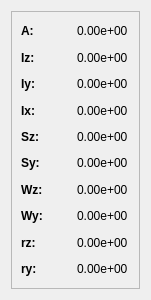
<?xml version="1.0" encoding="UTF-8"?>
<ui version="4.0">
 <class>Form</class>
 <widget class="QWidget" name="Form">
  <property name="geometry">
   <rect>
    <x>0</x>
    <y>0</y>
    <width>151</width>
    <height>300</height>
   </rect>
  </property>
  <property name="windowTitle">
   <string>Form</string>
  </property>
  <layout class="QGridLayout" name="gridLayout_2">
   <item row="0" column="0">
    <widget class="QFrame" name="props">
     <property name="frameShape">
      <enum>QFrame::StyledPanel</enum>
     </property>
     <property name="frameShadow">
      <enum>QFrame::Raised</enum>
     </property>
     <layout class="QGridLayout" name="gridLayout">
      <item row="2" column="0">
       <widget class="QLabel" name="label_prop_iy">
        <property name="maximumSize">
         <size>
          <width>50</width>
          <height>16777215</height>
         </size>
        </property>
        <property name="font">
         <font>
          <weight>75</weight>
          <bold>true</bold>
         </font>
        </property>
        <property name="text">
         <string>Iy:</string>
        </property>
       </widget>
      </item>
      <item row="0" column="1">
       <widget class="QLabel" name="label_prop_val_a">
        <property name="text">
         <string>0.00e+00</string>
        </property>
       </widget>
      </item>
      <item row="3" column="0">
       <widget class="QLabel" name="label_prop_ix">
        <property name="maximumSize">
         <size>
          <width>50</width>
          <height>16777215</height>
         </size>
        </property>
        <property name="font">
         <font>
          <weight>75</weight>
          <bold>true</bold>
         </font>
        </property>
        <property name="text">
         <string>Ix:</string>
        </property>
       </widget>
      </item>
      <item row="8" column="0">
       <widget class="QLabel" name="label_prop_rz">
        <property name="maximumSize">
         <size>
          <width>50</width>
          <height>16777215</height>
         </size>
        </property>
        <property name="font">
         <font>
          <weight>75</weight>
          <bold>true</bold>
         </font>
        </property>
        <property name="text">
         <string>rz:</string>
        </property>
       </widget>
      </item>
      <item row="7" column="0">
       <widget class="QLabel" name="label_prop_wy">
        <property name="maximumSize">
         <size>
          <width>50</width>
          <height>16777215</height>
         </size>
        </property>
        <property name="font">
         <font>
          <weight>75</weight>
          <bold>true</bold>
         </font>
        </property>
        <property name="text">
         <string>Wy:</string>
        </property>
       </widget>
      </item>
      <item row="1" column="1">
       <widget class="QLabel" name="label_prop_val_iz">
        <property name="text">
         <string>0.00e+00</string>
        </property>
       </widget>
      </item>
      <item row="9" column="1">
       <widget class="QLabel" name="label_prop_val_ry">
        <property name="text">
         <string>0.00e+00</string>
        </property>
       </widget>
      </item>
      <item row="3" column="1">
       <widget class="QLabel" name="label_prop_val_ix">
        <property name="text">
         <string>0.00e+00</string>
        </property>
       </widget>
      </item>
      <item row="0" column="0">
       <widget class="QLabel" name="label_prop_a">
        <property name="maximumSize">
         <size>
          <width>50</width>
          <height>16777215</height>
         </size>
        </property>
        <property name="font">
         <font>
          <weight>75</weight>
          <bold>true</bold>
         </font>
        </property>
        <property name="text">
         <string>A:</string>
        </property>
       </widget>
      </item>
      <item row="1" column="0">
       <widget class="QLabel" name="label_prop_iz">
        <property name="maximumSize">
         <size>
          <width>50</width>
          <height>16777215</height>
         </size>
        </property>
        <property name="font">
         <font>
          <weight>75</weight>
          <bold>true</bold>
         </font>
        </property>
        <property name="text">
         <string>Iz:</string>
        </property>
       </widget>
      </item>
      <item row="4" column="0">
       <widget class="QLabel" name="label_prop_sz">
        <property name="maximumSize">
         <size>
          <width>50</width>
          <height>16777215</height>
         </size>
        </property>
        <property name="font">
         <font>
          <weight>75</weight>
          <bold>true</bold>
         </font>
        </property>
        <property name="text">
         <string>Sz:</string>
        </property>
       </widget>
      </item>
      <item row="9" column="0">
       <widget class="QLabel" name="label_prop_ry">
        <property name="maximumSize">
         <size>
          <width>50</width>
          <height>16777215</height>
         </size>
        </property>
        <property name="font">
         <font>
          <weight>75</weight>
          <bold>true</bold>
         </font>
        </property>
        <property name="text">
         <string>ry:</string>
        </property>
       </widget>
      </item>
      <item row="6" column="1">
       <widget class="QLabel" name="label_prop_val_wz">
        <property name="text">
         <string>0.00e+00</string>
        </property>
       </widget>
      </item>
      <item row="2" column="1">
       <widget class="QLabel" name="label_prop_val_iy">
        <property name="text">
         <string>0.00e+00</string>
        </property>
       </widget>
      </item>
      <item row="4" column="1">
       <widget class="QLabel" name="label_prop_val_sz">
        <property name="text">
         <string>0.00e+00</string>
        </property>
       </widget>
      </item>
      <item row="5" column="0">
       <widget class="QLabel" name="label_prop_sy">
        <property name="maximumSize">
         <size>
          <width>50</width>
          <height>16777215</height>
         </size>
        </property>
        <property name="font">
         <font>
          <weight>75</weight>
          <bold>true</bold>
         </font>
        </property>
        <property name="text">
         <string>Sy:</string>
        </property>
       </widget>
      </item>
      <item row="5" column="1">
       <widget class="QLabel" name="label_prop_val_sy">
        <property name="text">
         <string>0.00e+00</string>
        </property>
       </widget>
      </item>
      <item row="7" column="1">
       <widget class="QLabel" name="label_prop_val_wy">
        <property name="text">
         <string>0.00e+00</string>
        </property>
       </widget>
      </item>
      <item row="8" column="1">
       <widget class="QLabel" name="label_prop_val_rz">
        <property name="text">
         <string>0.00e+00</string>
        </property>
       </widget>
      </item>
      <item row="6" column="0">
       <widget class="QLabel" name="label_prop_wz">
        <property name="maximumSize">
         <size>
          <width>50</width>
          <height>16777215</height>
         </size>
        </property>
        <property name="font">
         <font>
          <weight>75</weight>
          <bold>true</bold>
         </font>
        </property>
        <property name="text">
         <string>Wz:</string>
        </property>
       </widget>
      </item>
     </layout>
    </widget>
   </item>
  </layout>
 </widget>
 <resources/>
 <connections/>
</ui>
